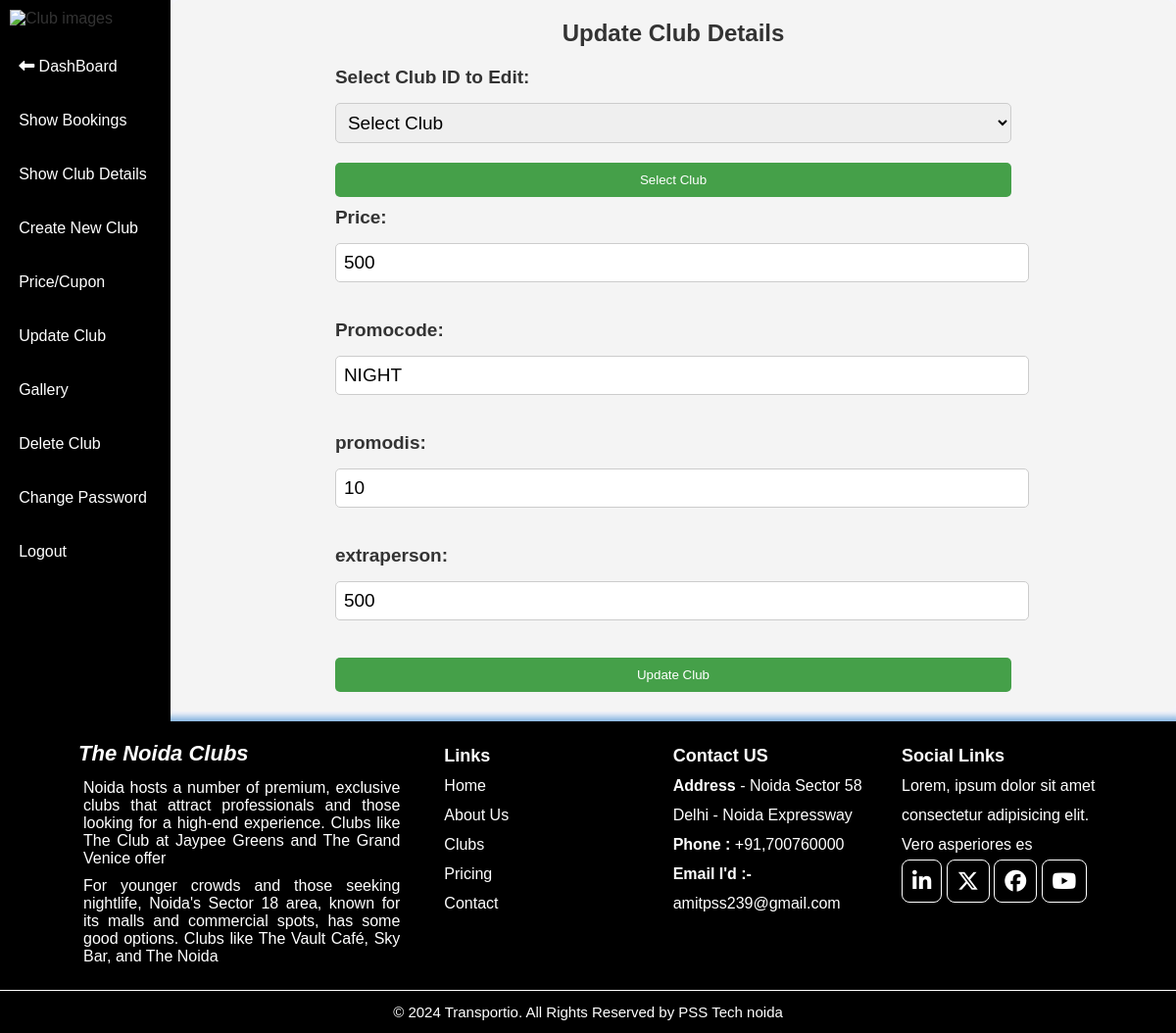
/Html/VenderPriceUpdate.php?id=1 (signed in), run on the app's committed database.
### tables this page shows
CREATE TABLE `club_overviews` (
  `id` int(15) NOT NULL,
  `club_name` varchar(100) NOT NULL,
  `image` varchar(255) DEFAULT NULL,
  `show_time` varchar(100) DEFAULT NULL,
  `address` varchar(255) DEFAULT NULL,
  `city` varchar(100) DEFAULT NULL,
  `postal_code` varchar(20) DEFAULT NULL,
  `email` varchar(255) NOT NULL,
  `mobile` int(25) NOT NULL,
  `about` varchar(500) NOT NULL,
  `price` int(10) NOT NULL,
  `promocode` varchar(25) NOT NULL,
  `promodis` int(6) NOT NULL,
  `extraperson` int(25) NOT NULL,
  `image_url1` longblob DEFAULT NULL,
  `image_url2` longblob DEFAULT NULL,
  `image_url3` longblob DEFAULT NULL
);

### Html/VenderPriceUpdate.php (the view, shortened to what this page needs)
<?php
include('db.php');
$selected_club = null;
if (isset($_GET['id']) && $_GET['id'] != 'new') {
    $id = intval($_GET['id']);
    $stmt = $conn->prepare("SELECT * FROM club_overviews WHERE id = ?");
    $stmt->bind_param("i", $id);
    $stmt->execute();
    $selected_club_result = $stmt->get_result();
    $selected_club = $selected_club_result->fetch_assoc();
}
?>
<!DOCTYPE html>
<html lang="en">
<head>
    <link rel="stylesheet" href="../css/index.css">
    <link rel="stylesheet" href="https://cdnjs.cloudflare.com/ajax/libs/font-awesome/6.7.2/css/all.min.css">
</head>
<body>
    <div class="profile">
        <div class="profile-left">
            <div class="logo">
            <img src="<?php echo $logo ?>" alt="Club images">
            </div>
            <ul>
                <li><a href="VenderProfile.php"><i class="fa-solid fa-left-long"></i> DashBoard</a></li>
                <li><a href="VenderTicketList.php"> Show Bookings</a></li>
                <li><a href="VenderClubList.php">Show Club Details</a></li>
                <li><a href="VenderClubCreate.php">Create New Club</a></li>
                <li><a href="VenderPriceUpdate.php">Price/Cupon</a></li>
                <li><a href="VenderClubUpdate.php">Update Club</a></li>
                <li><a href="VenderUpdateGallery.php">Gallery</a></li>
                <li><a href="VenderClubDelete.php">Delete Club</a></li>
                <li><a href="VenderPasswordUpdate.php">Change Password</a></li>
                <li> <a href="logout.php">Logout</a></li>
            </ul>
        </div>
        <div class="details">
            <h2>Update Club Details</h2>
            <form action="" method="get">
                <label for="id">Select Club ID to Edit:</label>
                <select name="id" id="id" required onchange="handleSelectChange(this)">
                    <option value="">Select Club</option>
                </select>
                <input type="submit" value="Select Club">
            </form>
            <?php if ($selected_club || isset($_GET['id']) && $_GET['id'] == 'new'): ?>
                <form action="" method="post">
                    <label for="image">Price:</label>
                    <input type="text" id="image" name="price"
                        value="<?php echo $selected_club ? $selected_club['price'] : ''; ?>" required><br><br>
                    <label for="club_name">Promocode:</label>
                    <input type="text" id="club_name" name="promocode"
                        value="<?php echo $selected_club ? $selected_club['promocode'] : ''; ?>" ><br><br>
                    <label for="show_time">promodis:</label>
                    <input type="text" id="show_time" name="promodis"
                        value="<?php echo $selected_club ? $selected_club['promodis'] : ''; ?>"><br><br>
                    <label for="address">extraperson:</label>
                    <input type="text" id="address" name="extraperson"
                        value="<?php echo $selected_club ? $selected_club['extraperson'] : ''; ?>"><br><br>
                        <input type="submit" name="submit" value="Update Club">
                        </form>
            <?php endif; ?>
        </div>
    </div>
    <div class="footer">
        <div class="fleft">
            <h4>The Noida Clubs</h4>
            <p>Noida hosts a number of premium, exclusive clubs that attract professionals and those looking for a
                high-end experience. Clubs like The Club at Jaypee Greens and The Grand Venice offer </p>
            <p>For younger crowds and those seeking nightlife, Noida's Sector 18 area, known for its malls and
                commercial spots, has some good options. Clubs like The Vault Café, Sky Bar, and The Noida </p>
        </div>
        <div class="fright">
            <ul>
                <span>Links</span>
                <li>Home</li>
                <li>About Us</li>
                <li>Clubs</li>
                <li>Pricing</li>
                <li>Contact</li>
            </ul>
            <ul>
                <span>Contact US</span>
                <li><b>Address</b> - Noida Sector 58 </li>
                <li>Delhi - Noida Expressway </li>
                <li><b>Phone :</b> +91,700760000</li>
                <li><b>Email I'd :-</b>amitpss239@gmail.com</li>
            </ul>
            <ul>
                <span>Social Links</span>
                <li>Lorem, ipsum dolor sit amet consectetur adipisicing elit. Vero asperiores es</li>
                <li><a href="#"><i class="fa-brands fa-linkedin-in"></i></a>
                    <a href="#"><i class="fa-brands fa-x-twitter"></i></a>
                    <a href="#"><i class="fa-brands fa-facebook"></i></a>
                    <a href="#"><i class="fa-brands fa-youtube"></i></a>
                </li>
            </ul>
        </div>
    </div>
    <div class="ftext">
        <p>© 2024 Transportio. All Rights Reserved by PSS Tech noida </p>
    </div>
</body>
</html>

### css/index.css (style rules this page uses)
* { padding: 0; margin: 0; }
.text h4, h5, p { padding: 3px; }
.footer { background-color: black; color: white; display: flex; box-shadow: 0 0 6px 5px rgba(58, 138, 208, 0.57); }
.fleft { width: 30%; margin-left: 5%; padding: 20px; }
.fleft p { padding: 5px; text-align: justify; }
.fleft h4 { font-size: 22px; margin-bottom: 8px; font-style: italic; text-align: left; }
.fright { display: flex; justify-content: space-between; text-align: center; margin-right: 5%; width: 60%; padding: 20px; }
.fright ul { list-style-type: none; line-height: 30px; text-align: left; width: 30%; }
.fright span { font-weight: bold; font-size: 18px; }
.fa-brands { font-size: 22px; color: white; padding: 10px; border: .2px solid white; border-radius: 8px; }
.ftext { text-align: center; background-color: black; color: white; padding: 10px; box-shadow: 0 0 0px 0px rgba(208, 141, 58, 0.57); }
body { font-family: Arial, sans-serif; }

### Html/VenderPriceUpdate.php (style rules this page uses)
.details { width: 80%; padding: 20px; background-color: #f4f4f4; border-radius: 10px; justify-content: space-between; justify-content: center; align-items: center; justify-content: space-between; margin-bottom: 10px; width: 85%; justify-content: center; align-items: center; }
.details form { width: 70%; margin-left: 15%; }
.details h2 { text-align: center; margin-bottom: 20px; }
.details label { display: block; margin: 10px 0 5px; font-size: 19px; font-weight: bold; }
.details input[type="text"], .details input[type="url"], .details input[type="time"], .details input[type="number"], option, select, .details input[type="datetime-local"] { width: 100%; padding: 8px; margin: 10px 0; border-radius: 5px; border: 1px solid #ccc; font-size: 19px; font-weight: normal; }
.details input[type="submit"] { padding: 10px 15px; background-color: #45a049; color: white; border: none; margin-top: 10px; border-radius: 5px; cursor: pointer; width: 100%; }
body { font-family: Arial, sans-serif; background-color: #f4f4f9; color: #333; }
.ftext { text-align: center; background-color: black; color: white; padding: 10px; font-size: 15px; box-shadow: 0 0 0px 0px rgba(208, 141, 58, 0.57); }
.profile-left { background-color: black; width: 15%; }
.profile-left ul li { list-style-type: none; align-items: center; display: flex; margin-top: 5px; margin-left: 11%; }
.profile-left ul li a { text-decoration: none; height: 100%; height: 100%; color: white; line-height: 50px; }
.profile { display: flex; }
.logo { padding: 10px; top: 0; left: 0; box-sizing: border-box; overflow: hidden; }
.logo img { width: 100%; height: auto; object-fit: cover; cursor: pointer; }

### data on the page
club_overviews: price "500", promocode "NIGHT", promodis "10", extraperson "500"
